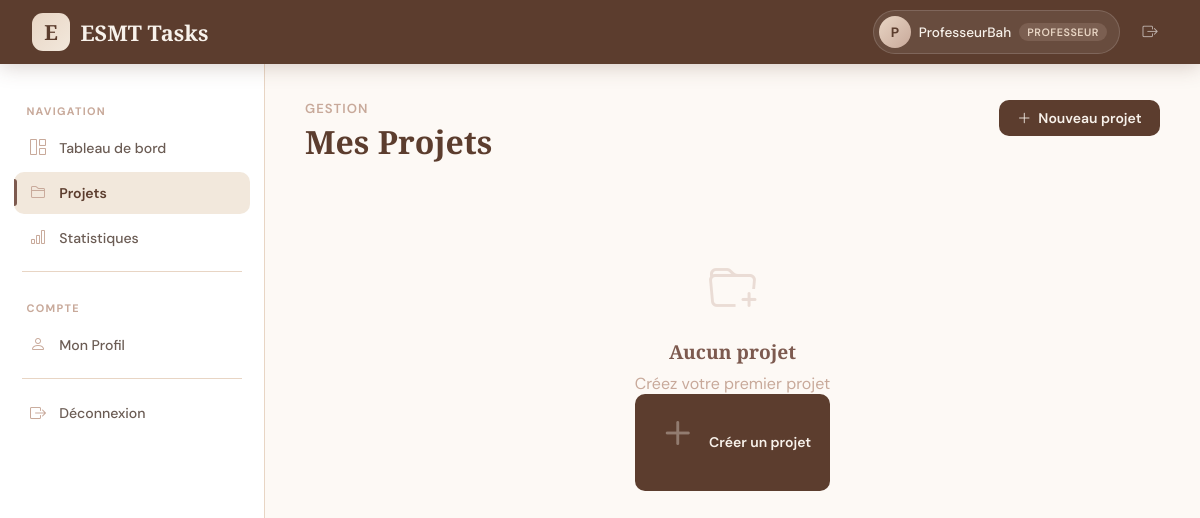
Page /projects/ (signed in) on the earlier database version.
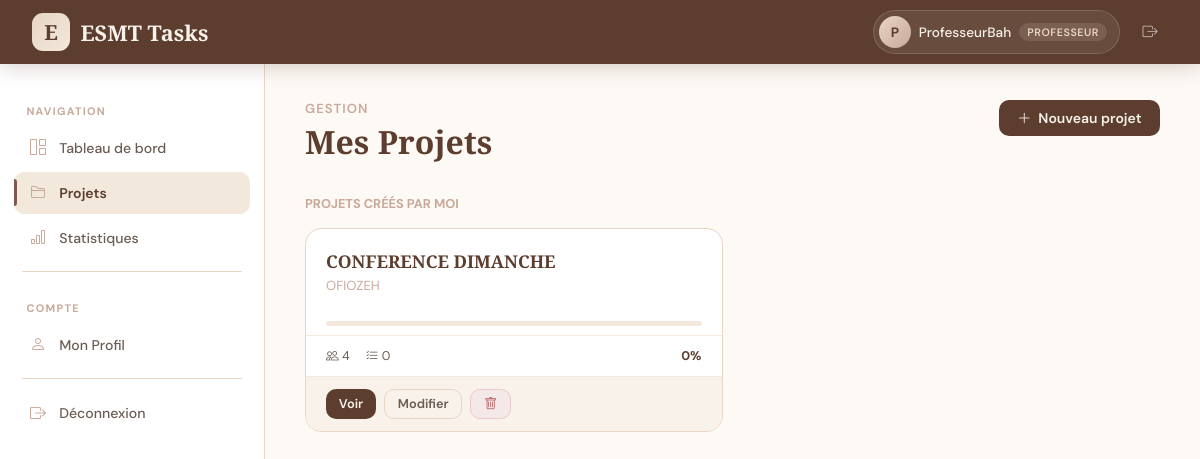
Same page on the later database version.
### users/models.py (models this page shows, shortened)
class CustomUser(AbstractUser):
    ROLE_CHOICES = [
        ('etudiant', 'Étudiant'),
        ('professeur', 'Professeur'),
    ]
    role = models.CharField(max_length=20, choices=ROLE_CHOICES, default='etudiant')
    avatar = models.ImageField(upload_to='avatars/', null=True, blank=True)
    bio = models.TextField(blank=True, null=True)

### projects/models.py (models this page shows, shortened)
class Project(models.Model):
    name = models.CharField(max_length=200)
    description = models.TextField(blank=True)
    created_by = models.ForeignKey(CustomUser, on_delete=models.CASCADE, related_name='created_projects')
    members = models.ManyToManyField(CustomUser, related_name='member_projects', blank=True)
    created_at = models.DateTimeField(auto_now_add=True)
    updated_at = models.DateTimeField(auto_now=True)
    def get_completion_rate(self):
        total = self.tasks.count()
        if total == 0:
            return 0
        done = self.tasks.filter(status='termine').count()
        return round((done / total) * 100)

### projects/views.py (the view)
# urls.py: path('', views.project_list, name='project_list'),
@login_required
def project_list(request):
    my_projects = Project.objects.filter(created_by=request.user)
    member_projects = Project.objects.filter(members=request.user).exclude(created_by=request.user)
    return render(request, 'projects/list.html', {
        'my_projects': my_projects,
        'member_projects': member_projects,
    })

### templates/projects/list.html (shortened to what this page needs)
{% extends 'base.html' %}
{% block content %}
{% include 'partials/navbar.html' %}
<div class="app-layout">
    {% include 'partials/sidebar.html' %}
    <main class="main-content">
        <div class="page-header">
            <div>
                <p class="page-subtitle">Gestion</p>
                <h1 class="page-title">Mes Projets</h1>
            </div>
            <a href="{% url 'project_create' %}" class="btn btn-primary"><i class="bi bi-plus-lg"></i> Nouveau projet</a>
        </div>
        {% if my_projects %}
        <p style="font-size:.8rem;font-weight:700;text-transform:uppercase;color:var(--brown-pale);margin-bottom:1rem;">Projets créés par moi</p>
        <div style="display:grid;grid-template-columns:repeat(auto-fill,minmax(300px,1fr));gap:1.25rem;margin-bottom:2rem;">
            {% for project in my_projects %}
            <div class="project-card">
                <div style="padding:1.25rem;">
                    <a href="{% url 'project_detail' project.pk %}" class="project-name">{{ project.name }}</a>
                    <p style="font-size:.82rem;color:var(--brown-pale);">{{ project.description|truncatewords:12 }}</p>
                </div>
                <div class="progress-wrap">
                </div>
                <div style="display:flex;gap:1rem;padding:.7rem 1.25rem;border-top:1px solid var(--beige);font-size:.79rem;color:var(--gray-600);">
                    <span><i class="bi bi-people"></i> {{ project.members.count }}</span>
                    <span><i class="bi bi-list-check"></i> {{ project.tasks.count }}</span>
                    <span style="margin-left:auto;font-weight:700;color:var(--brown-dark);">{{ project.get_completion_rate }}%</span>
                </div>
                <div style="padding:.75rem 1.25rem;border-top:1px solid var(--beige);display:flex;gap:.5rem;background:var(--beige-light);">
                    <a href="{% url 'project_detail' project.pk %}" class="btn btn-primary btn-sm">Voir</a>
                    <a href="{% url 'project_edit' project.pk %}" class="btn btn-outline btn-sm">Modifier</a>
                    <a href="{% url 'project_delete' project.pk %}" class="btn btn-danger btn-sm"><i class="bi bi-trash"></i></a>
                </div>
            </div>
            {% endfor %}
        </div>
        {% endif %}
        {% if not my_projects and not member_projects %}
        <div class="empty-state">
            <i class="bi bi-folder-plus"></i>
            <h4>Aucun projet</h4>
            <p>Créez votre premier projet</p>
            <a href="{% url 'project_create' %}" class="btn btn-primary"><i class="bi bi-plus"></i> Créer un projet</a>
        </div>
        {% endif %}
    </main>
</div>
{% endblock %}

### templates/base.html (shortened to what this page needs)
<!DOCTYPE html>
<html lang="fr">
<head>
    <link href="https://cdn.jsdelivr.net/npm/bootstrap-icons@1.11.0/font/bootstrap-icons.css" rel="stylesheet">
</head>
<body>
{% block content %}{% endblock %}
</body>
</html>

### templates/partials/navbar.html
<nav class="navbar">
    <a href="{% url 'dashboard' %}" class="navbar-brand">
        <div class="logo-icon">E</div>
        <span class="brand-text">ESMT <span>Tasks</span></span>
    </a>
    <div class="navbar-right">
        <a href="{% url 'profile' %}" class="user-chip">
            <div class="user-avatar">{{ request.user.username.0|upper }}</div>
            <span class="user-name">{{ request.user.username }}</span>
            <span class="role-badge {{ request.user.role }}">{{ request.user.get_role_display }}</span>
        </a>
        <a href="{% url 'logout' %}" class="nav-btn"><i class="bi bi-box-arrow-right"></i></a>
    </div>
</nav>

### templates/partials/sidebar.html (shortened to what this page needs)
<aside class="sidebar">
    <div class="sidebar-section">Navigation</div>
    <a href="{% url 'dashboard' %}" class="sidebar-link {% if request.resolver_match.url_name == 'dashboard' %}active{% endif %}">
        <i class="bi bi-grid-1x2"></i> Tableau de bord
    </a>
    <a href="{% url 'project_list' %}" class="sidebar-link {% if 'project' in request.resolver_match.url_name %}active{% endif %}">
        <i class="bi bi-folder2"></i> Projets
    </a>
    <a href="{% url 'statistics' %}" class="sidebar-link {% if request.resolver_match.url_name == 'statistics' %}active{% endif %}">
        <i class="bi bi-bar-chart"></i> Statistiques
    </a>
    <div class="sidebar-divider"></div>
    <div class="sidebar-section">Compte</div>
    <a href="{% url 'profile' %}" class="sidebar-link {% if request.resolver_match.url_name == 'profile' %}active{% endif %}">
        <i class="bi bi-person"></i> Mon Profil
    </a>
    <div class="sidebar-divider"></div>
    <a href="{% url 'logout' %}" class="sidebar-link">
        <i class="bi bi-box-arrow-right"></i> Déconnexion
    </a>
</aside>

Differences in the rows shown:
added Project: name "CONFERENCE DIMANCHE", description "OFIOZEH", members.count "4", tasks.count "0", get_completion_rate "0"
Other differences:
text no longer shown: "Aucun projet Créez votre premier projet Créer un projet"
text now shown: "PROJETS CRÉÉS PAR MOI"
